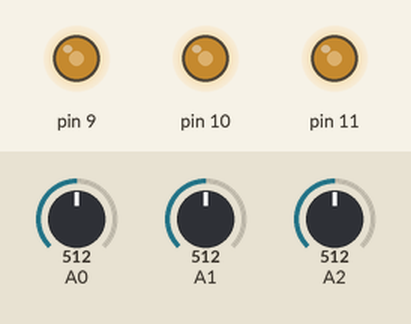
Recording of a sketch running on a simulated Arduino Uno, built with avr-gcc and run on an emulated ATmega328P. Parts: output pins drawn as LEDs (lit = HIGH). Inputs (shaded band) come from the test bench; at power-on: A0 = 512, A1 = 512, A2 = 512.

Above: at 1.2 s.
1.3 s: A0 set to 716
At 2.0 s:
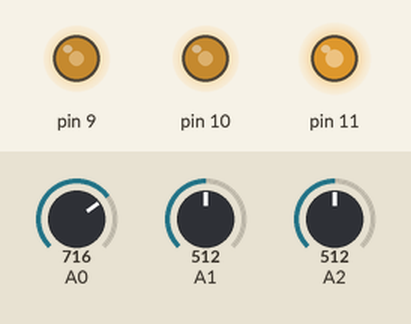
2.8 s: A1 set to 716
At 3.2 s:
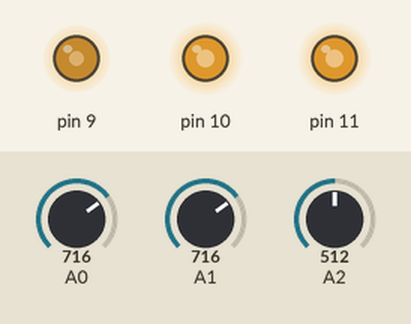
4.3 s: A2 set to 716
At 5.5 s:
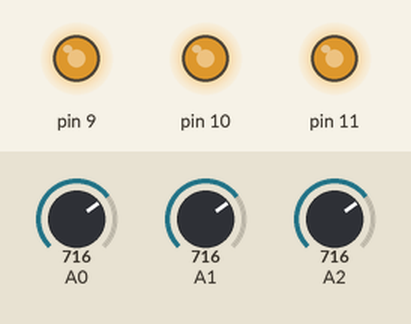
5.8 s: A0 set to 900
At 6.6 s:
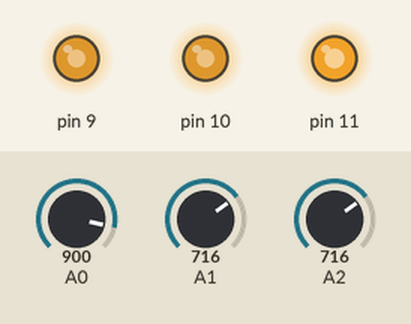
7.3 s: A1 set to 900
At 7.8 s:
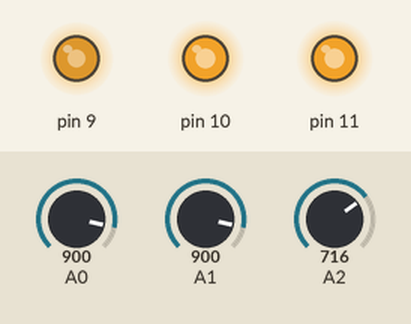
8.8 s: A2 set to 900
At 10.1 s:
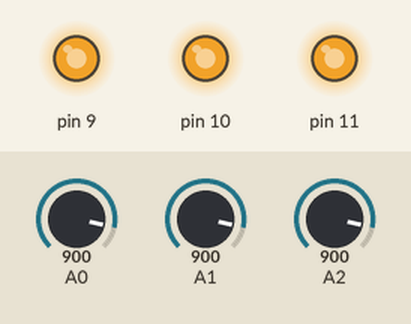
Timing chart, 0 to 11.3 s (numbered marks = the images above; inputs shaded):
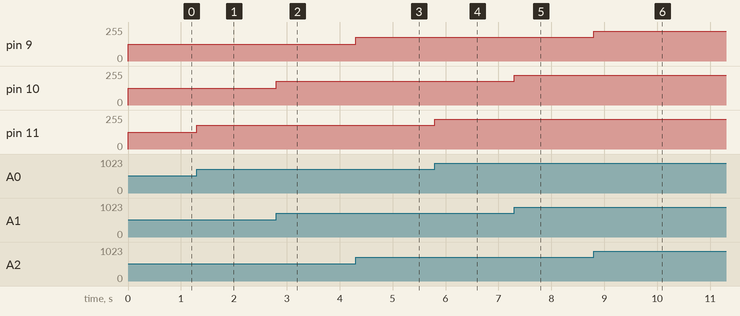

Measured:
- after the input at 1.3 s, pin 11: 127/255 → 178/255 at once
- after the input at 2.8 s, pin 10: 127/255 → 178/255 at once
- after the input at 4.3 s, pin 9: 127/255 → 178/255 at once
- after the input at 5.8 s, pin 11: 178/255 → 224/255 at once
- after the input at 7.3 s, pin 10: 178/255 → 224/255 at once
- after the input at 8.8 s, pin 9: 178/255 → 224/255 at once

The sketch:

soal_3.ino
```cpp
#define p1 A0
#define p2 A1
#define p3 A2
#define r 11
#define b 10
#define g 9

int change(int x){
	return map(x, 0, 1023, 0, 255);
}

void setup(){
}

void loop(){
  int nilai1 = analogRead(A0);
  int warna1 = change(nilai1);

  int nilai2 = analogRead(A1);
  int warna2 = change(nilai2);

  int nilai3 = analogRead(A2);
  int warna3 = change(nilai3);


  analogWrite(11, warna1);
  analogWrite(10, warna2);
  analogWrite(9, warna3);

}
```
